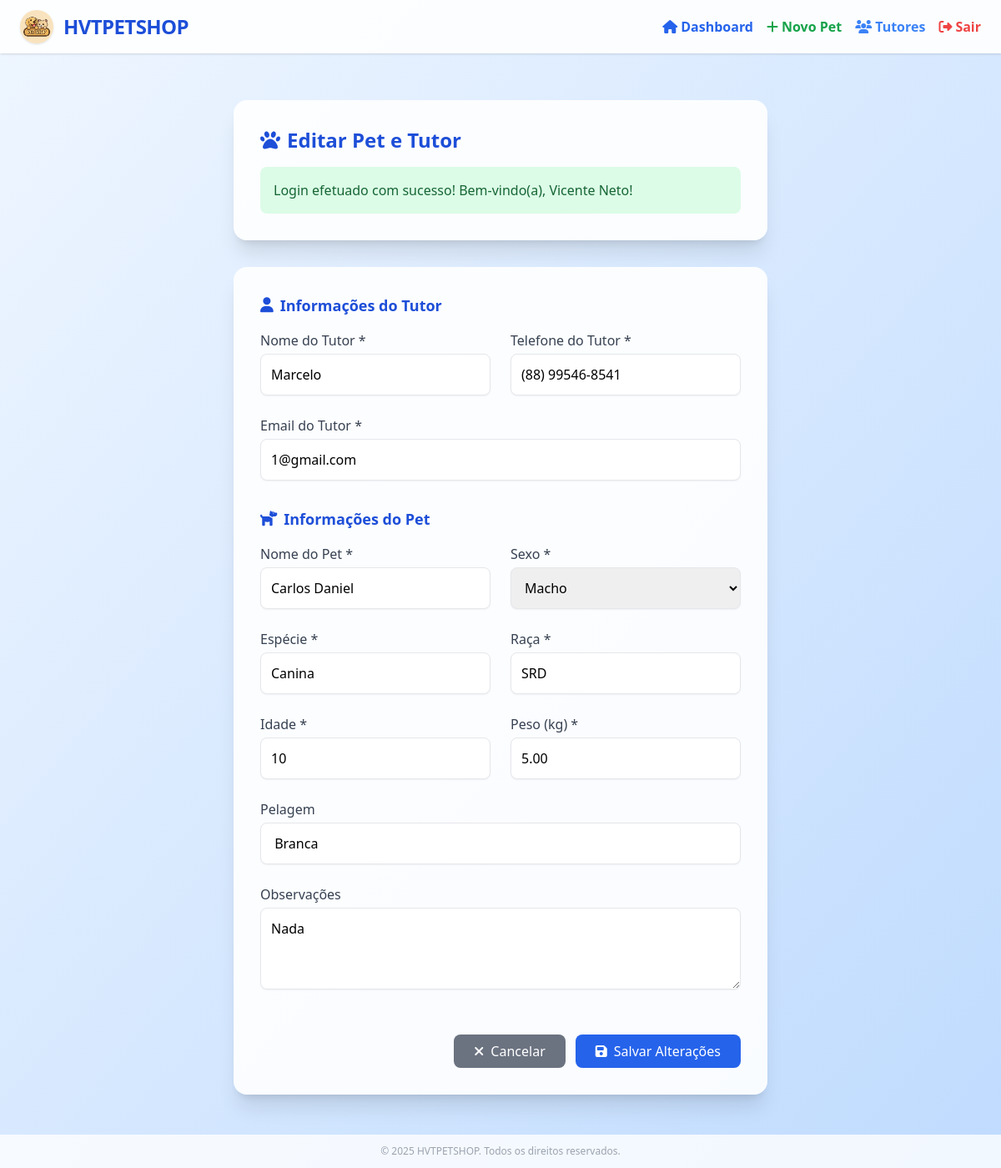
The page /pets/atualizar_pet.php?id=3 (signed in) on the database as committed earlier.
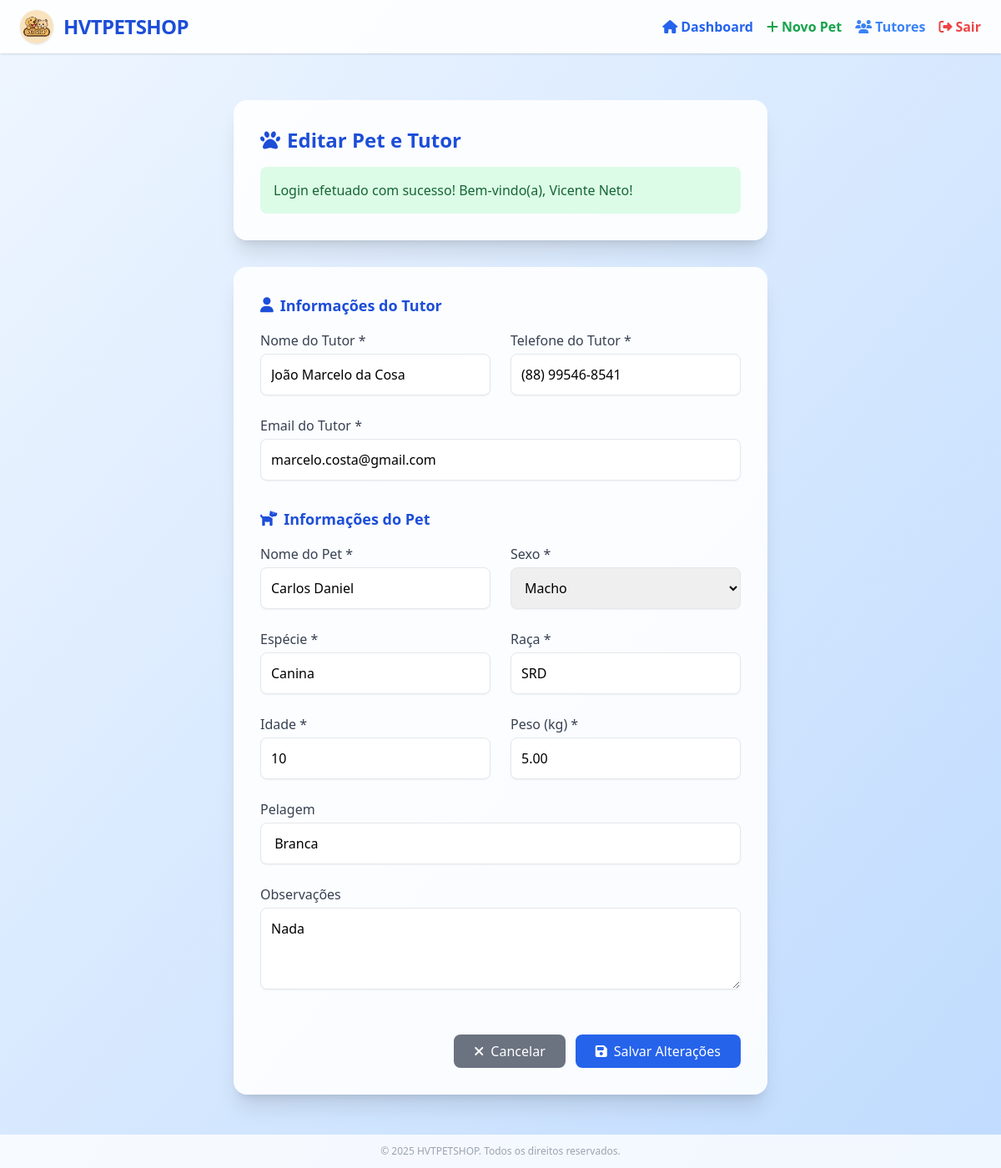
The same page on the database as committed later.
### tables this page shows
CREATE TABLE `pets` (
  `id` int(11) NOT NULL,
  `nome` varchar(100) NOT NULL,
  `especie` varchar(50) DEFAULT NULL,
  `raca` varchar(50) DEFAULT NULL,
  `idade` varchar(20) DEFAULT NULL,
  `nascimento` date DEFAULT NULL,
  `sexo` enum('Macho','Fêmea') DEFAULT NULL,
  `peso` decimal(5,2) DEFAULT NULL,
  `pelagem` varchar(50) DEFAULT NULL,
  `tutor_id` int(11) NOT NULL,
  `observacoes` text DEFAULT NULL,
  `criado_em` timestamp NOT NULL DEFAULT current_timestamp(),
  `atualizado_em` timestamp NULL DEFAULT NULL ON UPDATE current_timestamp()
);

CREATE TABLE `tutores` (
  `id` int(11) NOT NULL,
  `nome` varchar(100) NOT NULL,
  `email` varchar(100) NOT NULL,
  `telefone` varchar(20) NOT NULL,
  `atualizado_em` timestamp NULL DEFAULT NULL ON UPDATE current_timestamp(),
  `cep` varchar(9) DEFAULT NULL,
  `rua` varchar(100) DEFAULT NULL,
  `numero` varchar(10) DEFAULT NULL,
  `bairro` varchar(60) DEFAULT NULL,
  `cidade` varchar(60) DEFAULT NULL,
  `uf` varchar(2) DEFAULT NULL
);

### pets/atualizar_pet.php (the view, shortened to what the changed rows need)
<?php
include "../config/config.php";
$id = $_GET['id'];
$stmt = $pdo->prepare("SELECT p.*, t.nome as tutor_nome, t.email, t.telefone, t.id as tutor_id
                      FROM pets p
                      JOIN tutores t ON p.tutor_id = t.id
                      WHERE p.id = ?");
$stmt->execute([$id]);
$pet = $stmt->fetch(PDO::FETCH_ASSOC);
function formatarTelefone($telefone) {
    $telefone = preg_replace('/[^0-9]/', '', $telefone);
    if (strlen($telefone) === 11) {
        return preg_replace('/(\d{2})(\d{5})(\d{4})/', '($1) $2-$3', $telefone);
    } elseif (strlen($telefone) === 10) {
        return preg_replace('/(\d{2})(\d{4})(\d{4})/', '($1) $2-$3', $telefone);
    }
    return $telefone;
}
?>
<!DOCTYPE html>
<html lang="pt-BR">
<head>
    <link rel="stylesheet" href="https://cdnjs.cloudflare.com/ajax/libs/font-awesome/6.5.0/css/all.min.css">
    <script src="https://cdn.tailwindcss.com"></script>
</head>
<body class="min-h-screen bg-gradient-to-br from-blue-50 to-blue-200 flex flex-col">
    <main class="flex-1 w-full max-w-2xl mx-auto mt-10 p-4">
        <div class="bg-white/90 p-8 rounded-2xl shadow-xl animate-fade-in mb-8">
            <h2 class="text-2xl font-bold text-blue-700 mb-2 flex items-center gap-2">
                <i class="fa fa-paw"></i> Editar Pet e Tutor
            </h2>
        </div>
        <form action="" method="POST" class="bg-white/90 p-8 rounded-2xl shadow-xl space-y-8 animate-fade-in">
            <div>
                <div class="grid grid-cols-1 md:grid-cols-2 gap-6">
                    <div>
                        <label for="tutor_nome" class="block text-gray-700 mb-1">Nome do Tutor *</label>
                        <input type="text" name="tutor_nome" id="tutor_nome" required
                               class="w-full p-3 border rounded-lg shadow-sm focus:outline-none focus:ring-2 focus:ring-blue-400"
                               value="<?= htmlspecialchars($pet['tutor_nome']); ?>">
                    </div>
                    <div>
                        <label for="tutor_telefone" class="block text-gray-700 mb-1">Telefone do Tutor *</label>
                        <input type="tel" name="tutor_telefone" id="tutor_telefone" required
                               class="w-full p-3 border rounded-lg shadow-sm focus:outline-none focus:ring-2 focus:ring-blue-400"
                               value="<?= htmlspecialchars(formatarTelefone($pet['telefone'])); ?>"
                               maxlength="15" oninput="mascaraTelefone(this)">
                    </div>
                    <div class="md:col-span-2">
                        <label for="tutor_email" class="block text-gray-700 mb-1">Email do Tutor *</label>
                        <input type="email" name="tutor_email" id="tutor_email" required
                               class="w-full p-3 border rounded-lg shadow-sm focus:outline-none focus:ring-2 focus:ring-blue-400"
                               value="<?= htmlspecialchars($pet['email']); ?>">
                    </div>
                </div>
            </div>
            <div>
                <div class="grid grid-cols-1 md:grid-cols-2 gap-6">
                    <div>
                        <label for="nome" class="block text-gray-700 mb-1">Nome do Pet *</label>
                        <input type="text" name="nome" id="nome" required
                               class="w-full p-3 border rounded-lg shadow-sm focus:outline-none focus:ring-2 focus:ring-blue-400"
                               value="<?= htmlspecialchars($pet['nome']); ?>">
                    </div>
                    <div>
                        <label for="sexo" class="block text-gray-700 mb-1">Sexo *</label>
                        <select name="sexo" id="sexo" required class="w-full p-3 border rounded-lg shadow-sm focus:outline-none focus:ring-2 focus:ring-blue-400">
                            <option value="Macho" <?= $pet['sexo'] == 'Macho' ? 'selected' : '' ?>>Macho</option>
                        </select>
                    </div>
                    <div>
                        <label for="especie" class="block text-gray-700 mb-1">Espécie *</label>
                        <input type="text" name="especie" id="especie" required
                               class="w-full p-3 border rounded-lg shadow-sm focus:outline-none focus:ring-2 focus:ring-blue-400"
                               value="<?= htmlspecialchars($pet['especie']); ?>">
                    </div>
                    <div>
                        <label for="raca" class="block text-gray-700 mb-1">Raça *</label>
                        <input type="text" name="raca" id="raca" required
                               class="w-full p-3 border rounded-lg shadow-sm focus:outline-none focus:ring-2 focus:ring-blue-400"
                               value="<?= htmlspecialchars($pet['raca']); ?>">
                    </div>
                    <div>
                        <label for="idade" class="block text-gray-700 mb-1">Idade *</label>
                        <input type="number" name="idade" id="idade" min="0" required
                               class="w-full p-3 border rounded-lg shadow-sm focus:outline-none focus:ring-2 focus:ring-blue-400"
                               value="<?= htmlspecialchars($pet['idade']); ?>">
                    </div>
                    <div>
                        <label for="peso" class="block text-gray-700 mb-1">Peso (kg) *</label>
                        <input type="number" name="peso" id="peso" min="0" step="0.01" required
                               class="w-full p-3 border rounded-lg shadow-sm focus:outline-none focus:ring-2 focus:ring-blue-400"
                               value="<?= htmlspecialchars($pet['peso']); ?>">
                    </div>
                    <div class="md:col-span-2">
                        <label for="pelagem" class="block text-gray-700 mb-1">Pelagem</label>
                        <input type="text" name="pelagem" id="pelagem"
                               class="w-full p-3 border rounded-lg shadow-sm focus:outline-none focus:ring-2 focus:ring-blue-400"
                               value="<?= htmlspecialchars($pet['pelagem']); ?>">
                    </div>
                    <div class="md:col-span-2">
                        <label for="observacoes" class="block text-gray-700 mb-1">Observações</label>
                        <textarea name="observacoes" id="observacoes" rows="3"
                                  class="w-full p-3 border rounded-lg shadow-sm focus:outline-none focus:ring-2 focus:ring-blue-400"
                                  placeholder="Alguma informação importante sobre o pet"><?= htmlspecialchars($pet['observacoes']); ?></textarea>
                    </div>
                </div>
            </div>
        </form>
    </main>
</body>
</html>

Rows that differ between the two databases and show on the page:
changed through a linked row, pets "Carlos Daniel": tutor_nome "Marcelo" → "João Marcelo da Cosa"; tutor_email "1@gmail.com" → "marcelo.costa@gmail.com"
